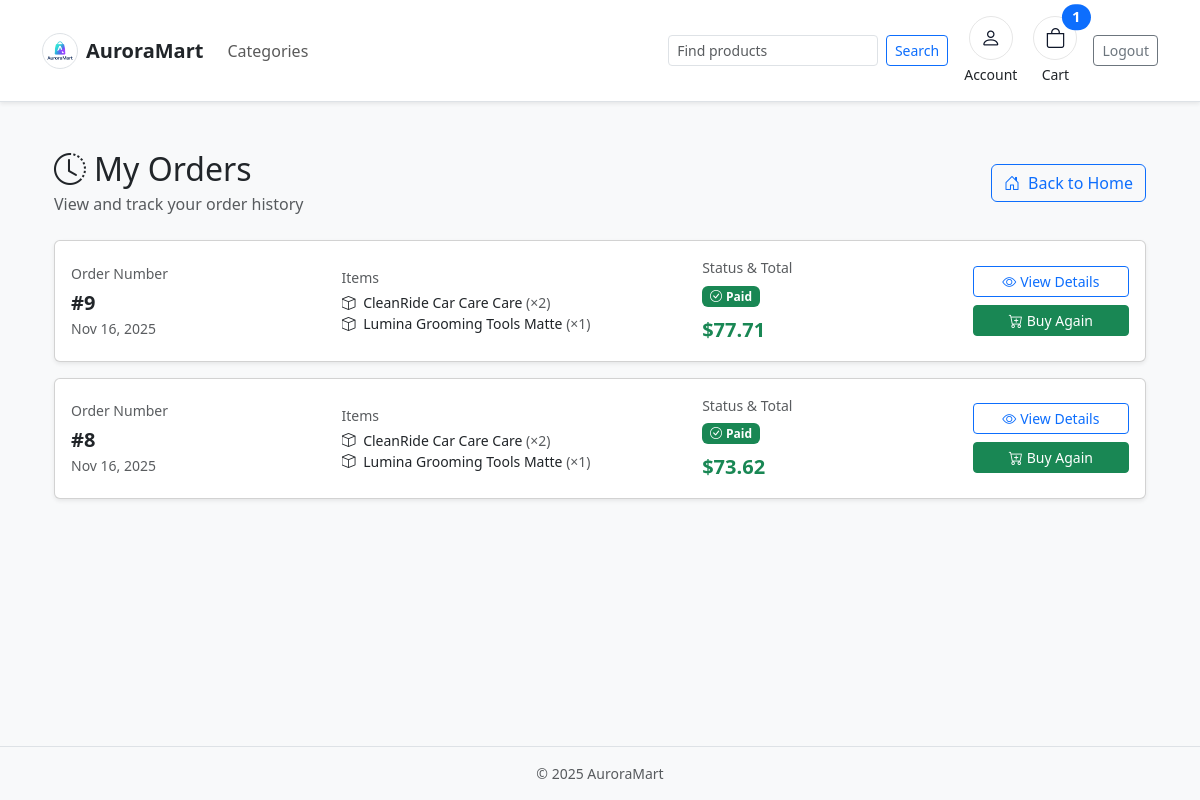
The page /store/orders/ (signed in) on the database its author committed.
### ecommercemodule/models.py (models this page shows, shortened)
class Order(models.Model):
    class StatusChoices(models.TextChoices):
        PENDING = "PENDING", "Pending"
        PAID = "PAID", "Paid"
        CANCELLED = "CANCELLED", "Cancelled"
    customer = models.ForeignKey(
        Customer, related_name="orders", on_delete=models.CASCADE
    )
    created_at = models.DateTimeField(auto_now_add=True)
    status = models.CharField(
        max_length=20, choices=StatusChoices.choices, default=StatusChoices.PAID
    )
    total_amount = models.DecimalField(
        max_digits=12, decimal_places=2, validators=[MinValueValidator(0)]
    )
    voucher_code = models.CharField(
        max_length=32, blank=True, null=True, help_text="Applied voucher code"
    )
    voucher_discount = models.DecimalField(
        max_digits=10, decimal_places=2, default=Decimal("0.00"),
        validators=[MinValueValidator(0)], help_text="Discount amount from voucher"
    )
    class Meta:
        ordering = ["-created_at"]

class OrderItem(models.Model):
    order = models.ForeignKey(
        Order, related_name="items", on_delete=models.CASCADE
    )
    product = models.ForeignKey(Product, on_delete=models.PROTECT)
    quantity = models.PositiveIntegerField(validators=[MinValueValidator(1)])
    unit_price = models.DecimalField(
        max_digits=10, decimal_places=2, validators=[MinValueValidator(0)]
    )
    class Meta:
        ordering = ["product__name"]

### auroramart/models.py (models this page shows, shortened)
class Product(models.Model):
    sku = models.CharField(max_length=64, unique=True, verbose_name="SKU Code")
    name = models.CharField(max_length=255, verbose_name="Product Name")
    description = models.TextField(blank=True, verbose_name="Product Description")
    category = models.ForeignKey(
        Category, related_name="products", on_delete=models.PROTECT, verbose_name="Product Category"
    )
    subcategory = models.ForeignKey(
        SubCategory, related_name="products", on_delete=models.PROTECT, verbose_name="Product Subcategory"
    )
    quantity_on_hand = models.PositiveIntegerField(default=0, validators=[MinValueValidator(0)])
    reorder_quantity = models.PositiveIntegerField(default=10, validators=[MinValueValidator(0)])
    unit_price = models.DecimalField(
        max_digits=10, decimal_places=2, default=0.00, validators=[MinValueValidator(0)]
    )
    rating = models.DecimalField(
        max_digits=3,
        decimal_places=1,
        default=0.0,
        null=True,
        blank=True,
        validators=[MinValueValidator(0), MaxValueValidator(5)],
        verbose_name="Product Rating"
    )
    is_active = models.BooleanField(default=True)
    image_url = models.URLField(
        max_length=500,
        blank=True,
        null=True,
        verbose_name="Image URL",
        help_text="External image URL (e.g., from Google Images)"
    )
    image = models.ImageField(
        upload_to='products/',
        blank=True,
        null=True,
        verbose_name="Product Image",
        help_text="Upload a product image file"
    )
    @property
    def get_image_url(self):
        if self.image:
            return self.image.url
        return self.image_url or ''
    class Meta:
        ordering = ["name"]
        indexes = [
            models.Index(fields=["sku"]),
            models.Index(fields=["is_active"]),
        ]

### ecommercemodule/views.py (the view)
# urls.py: path("orders/", views.order_history, name="order_history"),
@login_required
def order_history(request):
    from django.core.paginator import Paginator
    profile = _get_or_create_profile(request.user)
    orders = profile.orders.prefetch_related("items__product").order_by("-created_at")
    paginator = Paginator(orders, 10)
    page_number = request.GET.get("page", 1)
    page_obj = paginator.get_page(page_number)
    return render(request, "ecommercemodule/order_history.html", {"page_obj": page_obj})

### ecommercemodule/context_processors.py (called while the page is built)
def cart_item_count(request):
    cart = None
    if not hasattr(request, "session"):
        return {"cart_item_count": 0}
    if request.user.is_authenticated:
        profile, _ = Customer.objects.get_or_create(user=request.user)
        cart = Cart.objects.filter(customer=profile).first()
    else:
        session_key = request.session.session_key
        if not session_key:
            request.session.create()
            session_key = request.session.session_key
        cart = Cart.objects.filter(session_key=session_key).first()
    if not cart:
        return {"cart_item_count": 0}
    total = cart.items.aggregate(total=Sum("quantity"))["total"] or 0
    return {"cart_item_count": total}

### ecommercemodule/views.py (called while the page is built)
def _get_or_create_profile(user):
    profile, _ = Customer.objects.get_or_create(user=user)
    return profile

### ecommercemodule/templates/ecommercemodule/order_history.html (shortened to what this page needs)
{% extends "ecommercemodule/base.html" %}
{% load static %}
{% block content %}
<div class="container py-4">
    <div class="d-flex justify-content-between align-items-center mb-4">
        <div>
            <h2 class="mb-1">
                <i class="bi bi-clock-history me-2"></i>My Orders
            </h2>
            <p class="text-muted mb-0">View and track your order history</p>
        </div>
        <a href="{% url 'ecommercemodule:home' %}" class="btn btn-outline-primary">
            <i class="bi bi-house-door me-2"></i>Back to Home
        </a>
    </div>
    {% if page_obj.object_list %}
        <div class="row g-3">
            {% for order in page_obj %}
            <div class="col-12">
                <div class="card shadow-sm hover-shadow transition">
                    <div class="card-body">
                        <div class="row align-items-center">
                            <div class="col-lg-3 mb-3 mb-lg-0">
                                <div class="text-muted small mb-1">Order Number</div>
                                <div class="fw-bold fs-5">#{{ order.id }}</div>
                                <div class="text-muted small">
                                    {{ order.created_at|date:"M d, Y" }}
                                </div>
                            </div>
                            <div class="col-lg-4 mb-3 mb-lg-0">
                                <div class="text-muted small mb-1">Items</div>
                                <div class="item-list">
                                    {% for item in order.items.all|slice:":3" %}
                                        <div class="small">
                                            <i class="bi bi-box me-1"></i>
                                            {{ item.product.name }}
                                            <span class="text-muted">(×{{ item.quantity }})</span>
                                        </div>
                                    {% endfor %}
                                </div>
                            </div>
                            <div class="col-lg-3 mb-3 mb-lg-0">
                                <div class="text-muted small mb-1">Status & Total</div>
                                <div class="mb-2">
                                    {% if order.status == 'PAID' %}
                                        <span class="badge bg-success">
                                            <i class="bi bi-check-circle me-1"></i>Paid
                                        </span>
                                    {% elif order.status == 'PENDING' %}
                                        <span class="badge bg-warning text-dark">
                                            <i class="bi bi-clock me-1"></i>Pending
                                        </span>
                                    {% elif order.status == 'CANCELLED' %}
                                        <span class="badge bg-danger">
                                            <i class="bi bi-x-circle me-1"></i>Cancelled
                                        </span>
                                    {% else %}
                                        <span class="badge bg-secondary">{{ order.get_status_display }}</span>
                                    {% endif %}
                                </div>
                                <div class="fw-bold text-success fs-5">
                                    ${{ order.total_amount|floatformat:2 }}
                                </div>
                            </div>
                            <div class="col-lg-2 text-lg-end">
                                <div class="d-flex flex-column gap-2">
                                    <a href="{% url 'ecommercemodule:order_detail' order.id %}"
                                       class="btn btn-outline-primary btn-sm">
                                        <i class="bi bi-eye me-1"></i>View Details
                                    </a>
                                    {% if order.status == 'PAID' %}
                                    <button type="button"
                                            class="btn btn-success btn-sm w-100"
                                            data-bs-toggle="modal"
                                            data-bs-target="#buyAgainModal{{ order.id }}"
                                            title="Add all items from this order to your cart">
                                        <i class="bi bi-cart-plus me-1"></i>Buy Again
                                    </button>
                                    {% endif %}
                                </div>
                            </div>
                        </div>
                    </div>
                </div>
            </div>
            {% endfor %}
        </div>
    {% endif %}
</div>
{% endblock %}

### ecommercemodule/static/storefront/css/styles.css (style rules this page uses)
:root { --aurora-accent: #5b7cfd; }
body { background-color: #f7f8fb; }

### ecommercemodule/templates/ecommercemodule/order_history.html (style rules this page uses)
.hover-shadow { transition: box-shadow 0.3s ease; }
.transition { transition: all 0.3s ease; }
.item-list { max-height: 100px; overflow-y: auto; }

### rows shown on the page
Order: id "9", created_at "Nov 16, 2025", status "PAID" (drawn), total_amount "77.71"
OrderItem: product.name "CleanRide Car Care Care", quantity "2"
OrderItem: product.name "Lumina Grooming Tools Matte", quantity "1"
Order: id "8", created_at "Nov 16, 2025", status "PAID" (drawn), total_amount "73.62"
OrderItem: product.name "CleanRide Car Care Care", quantity "2"
OrderItem: product.name "Lumina Grooming Tools Matte", quantity "1"

### other values the page prints
{{ cart_item_count|default:0 }} "1"
